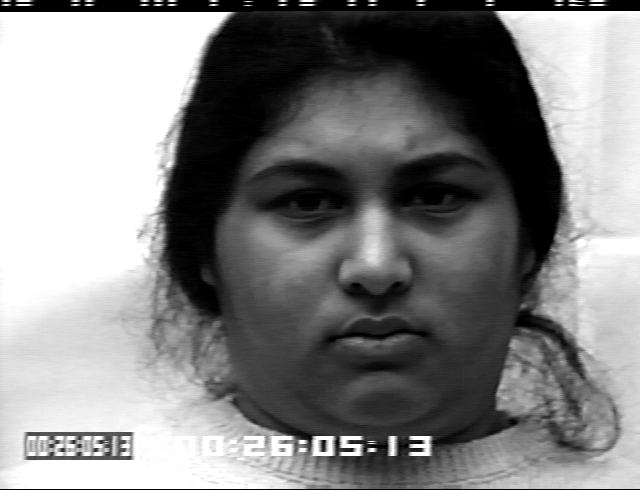
#> input picture Studienarbeit/Bilder/Disgust1.png, 640 x 490 px, given in place of the camera
$ python InputGUI3.py
#> lines starting #> are read from the running program, lines starting #| are printed output that depends on the picture; after the words box and inside, x2 and y2 are one past the last pixel; in counts of white or black regions, pixels touching at a corner belong together
import cv2

face_cascade = cv2.CascadeClassifier('haarcascades/haarcascade_frontalface_default.xml')
eye_cascade = cv2.CascadeClassifier('haarcascades/haarcascade_eye.xml')
cam = cv2.VideoCapture(0)
cv2.namedWindow("InputGUI")
img_counter = 0
while True:
    ret, img = cam.read()
#> img is the input picture: shape (490, 640, 3); min 0, max 255, mean 131.8
    gray = cv2.cvtColor(img, cv2.COLOR_BGR2GRAY)
    faces = face_cascade.detectMultiScale(gray, 1.3, 5)
#> faces = [[192, 64, 352, 352]]
    for (x,y,w,h) in faces:
        img = cv2.rectangle(img,(x,y),(x+w,y+h),(255,0,0),2)
        roi_gray = gray[y:y+h, x:x+w]
        roi_color = img[y:y+h, x:x+w]
        eyes = eye_cascade.detectMultiScale(roi_gray)
        for (ex,ey,ew,eh) in eyes:
            cv2.rectangle(roi_color,(ex,ey),(ex+ew,ey+eh),(0,255,0),2)
#> this loop made 1 pass
#> (x, y, w, h, eyes) on pass 1: (192, 64, 352, 352, [[80, 103, 68, 68], [201, 91, 79, 79]])
#> pass 1, `img = cv2.rectangle(img,(x,y),(x+w,y+h),(255,0,0),2)`:
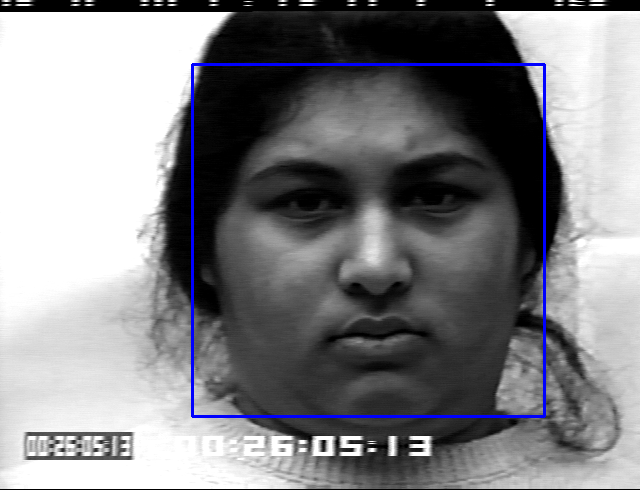
#> img: shape (490, 640, 3); 1.35% of pixels changed, all inside (x1, y1, x2, y2) = (191, 63, 546, 418)
#> pass 1, `roi_gray = gray[y:y+h, x:x+w]`:
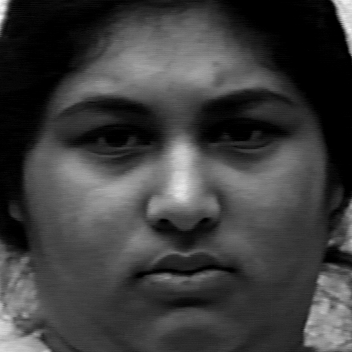
#> roi_gray: shape (352, 352); min 0, max 253, mean 61.4
#> after the loop:
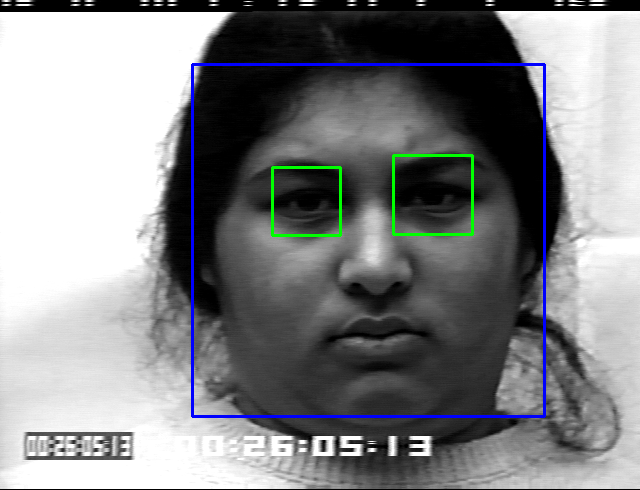
#> img: shape (490, 640, 3); 0.56% of pixels changed, all inside (x1, y1, x2, y2) = (271, 154, 474, 237)
#> after the loop:
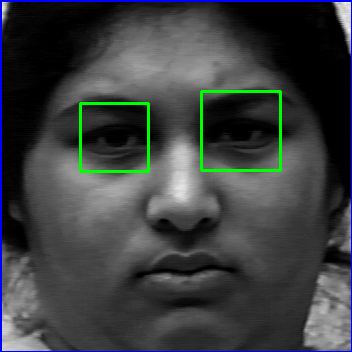
#> roi_color: shape (352, 352, 3); mean B, G, R 63.8, 63.1, 59.5
    cv2.imshow("InputGUI")
    if not ret:
        break
    k = cv2.waitKey(1)
#> (key Esc is pressed here)
    if k%256 == 27: # ESC pressed, closing the window
        break
    elif k%256 == 32: # SPACE pressed, save grayscale face as input
        gray = gray[y:y + h, x:x + w]  # Cut the frame to size
        try:
            cv2.imwrite("InputGUI{}.png".format(img_counter), cv2.resize(gray, (350, 350)))
            img_counter += 1
        except:
            pass

cam.release()
cv2.destroyAllWindows()
